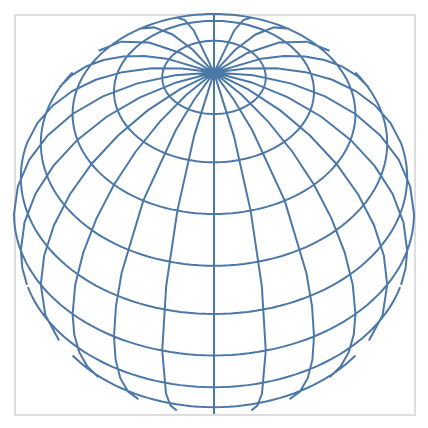

Vega-Lite specification for this chart:
### Vega specification from a JSON file in a GitHub repository (floating-point values rounded to 4 significant figures)
{"$schema": "https://vega.github.io/schema/vega/v5.json", "autosize": "pad", "padding": 5, "width": 200, "height": 200, "style": "cell", "data": [{"name": "source_0", "transform": [{"type": "graticule", "step": [15, 15]}]}], "projections": [{"name": "projection", "size": {"signal": "[width, height]"}, "fit": {"signal": "data('source_0')"}, "type": "orthographic", "rotate": [0, -45, 0]}], "marks": [{"name": "marks", "type": "shape", "style": ["geoshape"], "from": {"data": "source_0"}, "encode": {"update": {"fill": {"value": "transparent"}, "stroke": {"value": "#4c78a8"}}}, "transform": [{"type": "geoshape", "projection": "projection"}]}]}
